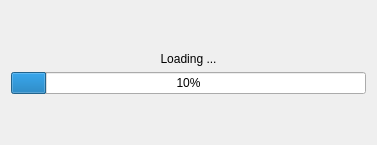
<?xml version="1.0" encoding="UTF-8"?>
<ui version="4.0">
 <class>loading_window</class>
 <widget class="QWidget" name="loading_window">
  <property name="windowModality">
   <enum>Qt::ApplicationModal</enum>
  </property>
  <property name="geometry">
   <rect>
    <x>0</x>
    <y>0</y>
    <width>377</width>
    <height>145</height>
   </rect>
  </property>
  <property name="windowTitle">
   <string>Loading Window</string>
  </property>
  <layout class="QVBoxLayout" name="verticalLayout">
   <item>
    <spacer name="verticalSpacer_2">
     <property name="orientation">
      <enum>Qt::Vertical</enum>
     </property>
     <property name="sizeHint" stdset="0">
      <size>
       <width>20</width>
       <height>40</height>
      </size>
     </property>
    </spacer>
   </item>
   <item>
    <widget class="QLabel" name="progress_label">
     <property name="text">
      <string>Loading ...</string>
     </property>
     <property name="alignment">
      <set>Qt::AlignCenter</set>
     </property>
    </widget>
   </item>
   <item>
    <widget class="QProgressBar" name="progress_bar">
     <property name="value">
      <number>10</number>
     </property>
     <property name="textVisible">
      <bool>true</bool>
     </property>
     <property name="textDirection">
      <enum>QProgressBar::TopToBottom</enum>
     </property>
    </widget>
   </item>
   <item>
    <spacer name="verticalSpacer">
     <property name="orientation">
      <enum>Qt::Vertical</enum>
     </property>
     <property name="sizeHint" stdset="0">
      <size>
       <width>20</width>
       <height>40</height>
      </size>
     </property>
    </spacer>
   </item>
  </layout>
 </widget>
 <resources/>
 <connections/>
</ui>
